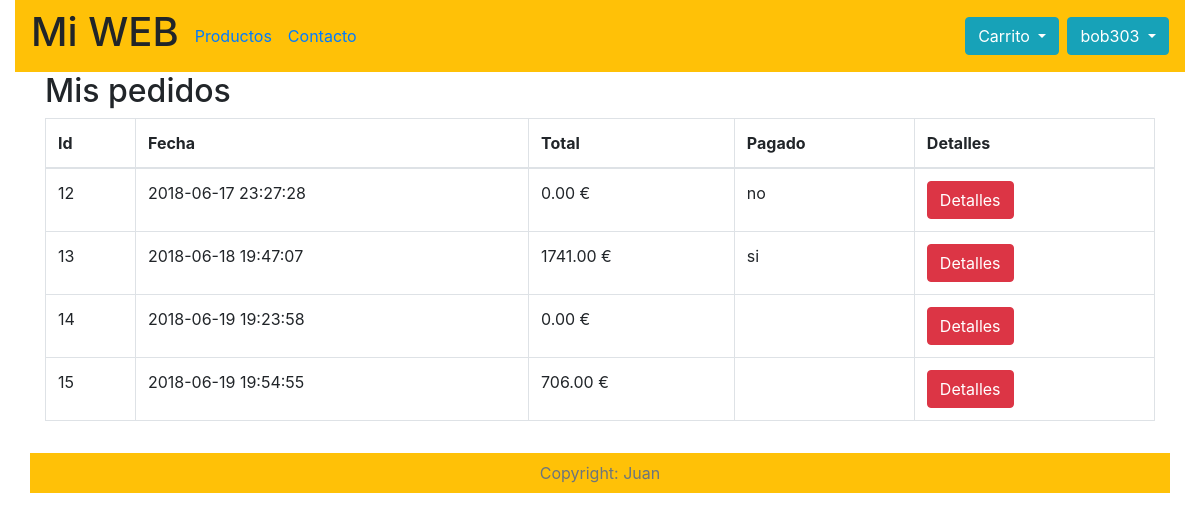
/mis_pedidos.php (signed in), run on an earlier commit of the app's database.
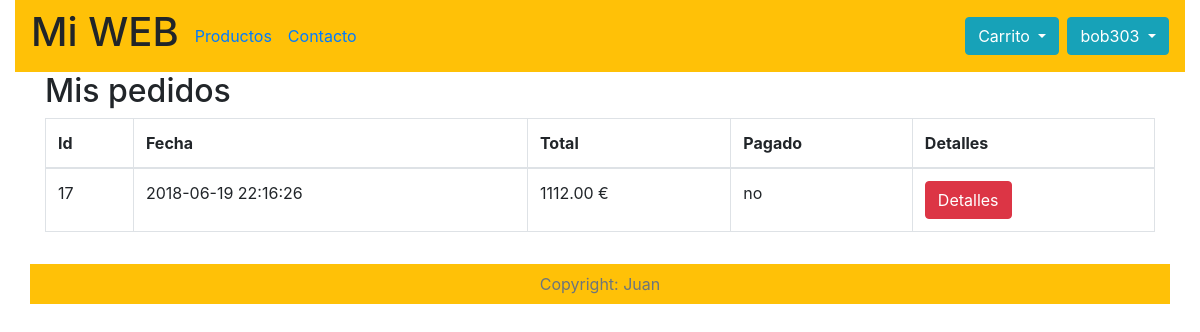
And on a later commit of the database.
### tables this page shows
CREATE TABLE `pedidos` (
  `id` int(10) NOT NULL,
  `id_cliente` int(20) NOT NULL,
  `fecha` timestamp NOT NULL DEFAULT CURRENT_TIMESTAMP,
  `total` decimal(10,2) NOT NULL,
  `pagado` enum('si','no') NOT NULL DEFAULT 'no'
);

### librerias/consultas_bd.php (called while the page is built, shortened)
<?php
function extraer_usuario($conexion, $email)
{
    $consulta = mysqli_query($conexion, "SELECT * FROM usuarios WHERE email = '$email'");
    $registro = mysqli_fetch_array($consulta);
    return $registro;
}
function is_admin($conexion, $email)
{
    $consulta = mysqli_query($conexion, "SELECT * FROM usuarios WHERE email = '$email'");
    if ($consulta->num_rows > 0) {
        $registro = mysqli_fetch_array($consulta);
        if ($registro['rol'] == 'admin') {
            return true;
        }
    }
    return false;
}
function pedidos_cliente($conexion, $email){
    $registro = extraer_usuario($conexion, $email);
    $id_usuario = $registro['id'];
    $consulta = mysqli_query($conexion, "SELECT * FROM pedidos WHERE id_cliente = '$id_usuario'");
    return $consulta;
}
function total_pedido($conexion, $id_pedido){
    $consulta = mysqli_query($conexion, "SELECT SUM(P.precio*PP.cantidad) FROM productos P, pedidos_productos PP WHERE PP.id_pedido = '$id_pedido' AND P.id = PP.id_producto");
    $total = mysqli_fetch_array($consulta);
    return $total[0];
}
function pedido_pagado($conexion, $id_pedido){
    $consulta = mysqli_query($conexion, "SELECT pagado FROM pedidos WHERE id='$id_pedido'");
    $registro = mysqli_fetch_array($consulta);
    if($registro['pagado'] == 'si'){
        return true;
    }
    return false;
}

### mis_pedidos.php (the view, shortened to what this page needs)
<?php
    include "database/conexion_bd.php";
    include "librerias/consultas_bd.php";
    $titulo = "Mis pedidos";
    if(isset($_SESSION['email'])){
        $consulta = pedidos_cliente($conexion, $_SESSION['email']);
?>
    <!doctype html>
    <html lang="es">
    <head>
        <?php include "plantillas/plantilla_cabecera.php";?>
    </head>
    <body>
        <div class="container-fluid">
            <?php include "plantillas/plantilla_navegacion.php";?>
            <div class="container">
                <div class="row">
                    <div class="col-12">
                        <h2><?=$titulo;?></h2>
                        <table class="table table-bordered table-hover">
                            <thead>
                                <tr>
                                    <th scope="col">Id</th>
                                    <th scope="col">Fecha</th>
                                    <th scope="col">Total</th>
                                    <th scope="col">Pagado</th>
                                    <th scope="col">Detalles</th>
                                </tr>
                            </thead>
                            <?php
                                while ($row = mysqli_fetch_array($consulta)) { ?>
                                <tr>
                                    <td><?=$row['id'];?></td>
                                    <td><?=$row['fecha'];?></td>
                                    <td><?php
                                        if (!pedido_pagado($conexion, $row['id'])) {
                                            print_r(total_pedido($conexion, $row['id']));
                                        } else {
                                            echo $row['total'];
                                        }?>
                                        €
                                    </td>
                                    <td><?=$row['pagado'];?></td>
                                    <td><a class='btn btn-danger' href='detalles_pedido.php?id_pedido=<?=$row['id'];?>'>Detalles</a></td>
                                </tr>
                                <?php } ?>
                        </table>
                    </div>
                </div>
            </div>
            <div class="container-fluid">
                <?php include "plantillas/plantilla_pie.php";?>
            </div>
        </div>
    </body>
    </html>
<?php }  else { ?>
<p>Acceso denegado</p>
<?php } ?>

What changed in the data, as far as the page shows it:
removed pedidos: id "12", fecha "2018-06-17 23:27:28", value "0.00", pagado "no"
removed pedidos: id "13", fecha "2018-06-18 19:47:07", total "1741.00", pagado "si"
removed pedidos: id "14", fecha "2018-06-19 19:23:58", value "0.00"
removed pedidos: id "15", fecha "2018-06-19 19:54:55", value "706.00"
added pedidos: id "17", fecha "2018-06-19 22:16:26", value "1112.00", pagado "no"
